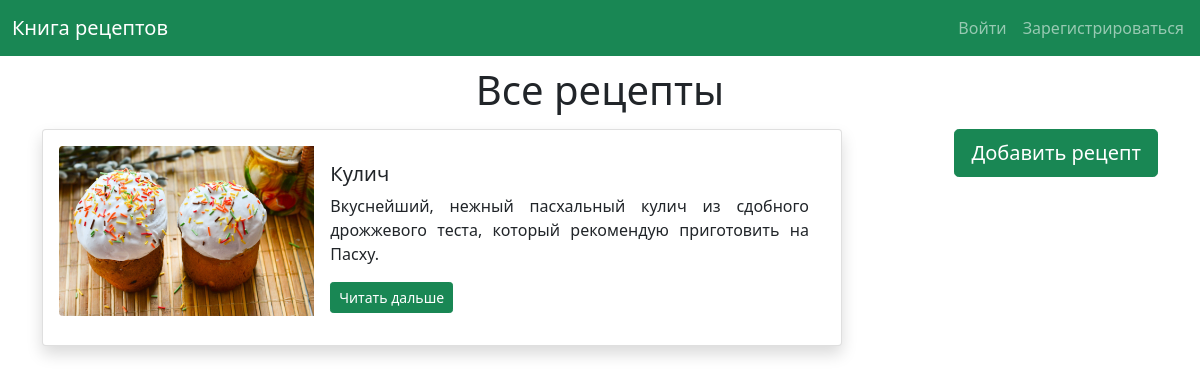
The page / on the database its author committed.
### data/recipes.py (models this page shows)
class Recipes(SqlAlchemyBase):
    __tablename__ = 'recipes'
    id = sqlalchemy.Column(sqlalchemy.Integer,
                           primary_key=True, autoincrement=True)
    title = sqlalchemy.Column(sqlalchemy.String)
    description = sqlalchemy.Column(sqlalchemy.String)
    picture_name = sqlalchemy.Column(sqlalchemy.String, nullable=True)
    ingredients = sqlalchemy.Column(sqlalchemy.String)
    recipe = sqlalchemy.Column(sqlalchemy.String)
    user_id = sqlalchemy.Column(sqlalchemy.Integer,
                                sqlalchemy.ForeignKey("users.id"))
    categories = orm.relationship("Category",
                                  secondary="recipe_to_category",
                                  backref="recipes")
    user = orm.relationship('User')
    created_date = sqlalchemy.Column(sqlalchemy.DateTime, default=datetime.datetime.now)

### main.py (the view)
@app.route('/')
def index():
    db_sess = db_session.create_session()
    recipes = db_sess.query(Recipes).all()
    return render_template('index.html', recipes=recipes, title='Домашняя страница')

### data/db_session.py (called while the page is built)
def create_session() -> Session:
    global __factory
    return __factory()

### templates/index.html (shortened to what this page needs)
{% extends "base.html" %}
{% block content %}
<h1 class="text-center" style="margin-top: 10px; margin-bottom: 15px;">Все рецепты</h1>
{% if current_user.is_authenticated %}
<a class="btn btn-success btn-lg" href="/add_recipe" style="float: right;">Добавить рецепт</a>
{% else %}
<button type="button" class="btn btn-success btn-lg" style="float: right;"
        data-bs-toggle="modal" data-bs-target="#staticBackdrop">
  Добавить рецепт
</button>
{% endif %}
{% for item in recipes %}
<div class="card shadow p-3 mb-5 bg-body rounded" style="max-width: 800px;">
  <div class="row g-0">
    <div class="col-md-4">
      <img src="static/img/{{ item.picture_name }}" class="img-fluid rounded-start">
    </div>
    <div class="col-md-8">
      <div class="card-body">
        <h5 class="card-title">{{ item.title }}</h5>
        <p class="card-text" align="justify">{{ item.description }}</p>
        <a class="btn btn-success btn-sm" href="/recipe/{{ item.id }}">Читать дальше</a>
      </div>
    </div>
  </div>
</div>
{% endfor %}
{% endblock %}

### templates/base.html (shortened to what this page needs)
<!doctype html>
<html lang="en">
  <head>
    <link rel="stylesheet" href="/static/css/base.css">
    <link href="https://cdn.jsdelivr.net/npm/bootstrap@5.0.2/dist/css/bootstrap.min.css" rel="stylesheet">
  </head>
  <body>
  <header>
  <nav class="navbar navbar-expand-lg navbar-dark bg-success">
  <div class="container-fluid mr-auto">
    <a class="navbar-brand" href="/">Книга рецептов</a>
  </div>
    <div class="collapse navbar-collapse" id="navbarSupportedContent">
      <ul class="navbar-nav me-2">
        {% if current_user.is_authenticated %}
        <li class="nav-item dropdown">
          <a class="nav-link dropdown-toggle" href="#" id="navbarDropdown" role="button" data-bs-toggle="dropdown" aria-expanded="false">
            {{ current_user.name }}
          </a>
          <ul class="dropdown-menu" aria-labelledby="navbarDropdown">
            <li><a class="dropdown-item" href="/logout">Выйти</a></li>
          </ul>
        {% else %}
          <li class="nav-item">
             <a class="nav-link" href="/login">Войти</a>
          </li>
          <li class="nav-item">
             <a class="nav-link" href="/register">Зарегистрироваться</a>
          </li>
        {% endif %}
      </ul>
  </div>
</nav>
</header>
  <main role="main" class="container">
      {% block content %}{% endblock %}
  </main>
  </body>
</html>

### rows shown on the page
Recipes: picture_name (picture), title "Кулич", description "Вкуснейший, нежный пасхальный кулич из сдобного дрожжевого теста, который рекомендую приготовить на Пасху."
